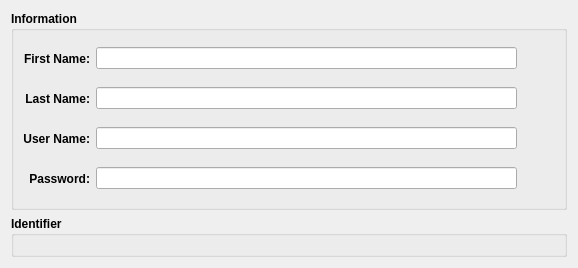
<?xml version="1.0" encoding="UTF-8"?>
<ui version="4.0">
 <class>PersonEdit</class>
 <widget class="QWidget" name="PersonEdit">
  <property name="geometry">
   <rect>
    <x>0</x>
    <y>0</y>
    <width>578</width>
    <height>268</height>
   </rect>
  </property>
  <property name="windowTitle">
   <string>Form</string>
  </property>
  <layout class="QVBoxLayout" name="verticalLayout">
   <item>
    <widget class="QGroupBox" name="infoGroupBox">
     <property name="sizePolicy">
      <sizepolicy hsizetype="MinimumExpanding" vsizetype="MinimumExpanding">
       <horstretch>0</horstretch>
       <verstretch>0</verstretch>
      </sizepolicy>
     </property>
     <property name="font">
      <font>
       <pointsize>9</pointsize>
       <bold>true</bold>
      </font>
     </property>
     <property name="title">
      <string>Information</string>
     </property>
     <layout class="QGridLayout" name="infoLayout">
      <item row="1" column="0">
       <widget class="QLabel" name="lastNameLabel">
        <property name="font">
         <font>
          <pointsize>9</pointsize>
          <bold>true</bold>
         </font>
        </property>
        <property name="text">
         <string>Last Name:</string>
        </property>
        <property name="alignment">
         <set>Qt::AlignmentFlag::AlignRight|Qt::AlignmentFlag::AlignTrailing|Qt::AlignmentFlag::AlignVCenter</set>
        </property>
       </widget>
      </item>
      <item row="3" column="0">
       <widget class="QLabel" name="passwordLabel">
        <property name="text">
         <string>Password:</string>
        </property>
        <property name="alignment">
         <set>Qt::AlignmentFlag::AlignRight|Qt::AlignmentFlag::AlignTrailing|Qt::AlignmentFlag::AlignVCenter</set>
        </property>
       </widget>
      </item>
      <item row="2" column="2">
       <widget class="QToolButton" name="userNameResetButton">
        <property name="toolTip">
         <string>Reset User Name</string>
        </property>
        <property name="text">
         <string/>
        </property>
        <property name="icon">
         <iconset resource="../../resources/main.qrc">
          <normaloff>:/root/dialogs/reset.ico</normaloff>:/root/dialogs/reset.ico</iconset>
        </property>
        <property name="iconSize">
         <size>
          <width>24</width>
          <height>24</height>
         </size>
        </property>
        <property name="autoRaise">
         <bool>true</bool>
        </property>
       </widget>
      </item>
      <item row="2" column="0">
       <widget class="QLabel" name="userNameLabel">
        <property name="font">
         <font>
          <pointsize>9</pointsize>
          <bold>true</bold>
         </font>
        </property>
        <property name="text">
         <string>User Name:</string>
        </property>
        <property name="alignment">
         <set>Qt::AlignmentFlag::AlignRight|Qt::AlignmentFlag::AlignTrailing|Qt::AlignmentFlag::AlignVCenter</set>
        </property>
       </widget>
      </item>
      <item row="1" column="2">
       <widget class="QToolButton" name="lastNameResetButton">
        <property name="toolTip">
         <string>Reset Last Name</string>
        </property>
        <property name="text">
         <string/>
        </property>
        <property name="icon">
         <iconset resource="../../resources/main.qrc">
          <normaloff>:/root/dialogs/reset.ico</normaloff>:/root/dialogs/reset.ico</iconset>
        </property>
        <property name="iconSize">
         <size>
          <width>24</width>
          <height>24</height>
         </size>
        </property>
        <property name="autoRaise">
         <bool>true</bool>
        </property>
       </widget>
      </item>
      <item row="1" column="1">
       <widget class="QLineEdit" name="lastNameEdit">
        <property name="font">
         <font>
          <pointsize>9</pointsize>
          <bold>false</bold>
         </font>
        </property>
        <property name="clearButtonEnabled">
         <bool>true</bool>
        </property>
       </widget>
      </item>
      <item row="0" column="1">
       <widget class="QLineEdit" name="firstNameEdit">
        <property name="font">
         <font>
          <pointsize>9</pointsize>
          <bold>false</bold>
         </font>
        </property>
        <property name="clearButtonEnabled">
         <bool>true</bool>
        </property>
       </widget>
      </item>
      <item row="0" column="2">
       <widget class="QToolButton" name="firstNameResetButton">
        <property name="toolTip">
         <string>Reset First Name</string>
        </property>
        <property name="text">
         <string/>
        </property>
        <property name="icon">
         <iconset resource="../../resources/main.qrc">
          <normaloff>:/root/dialogs/reset.ico</normaloff>:/root/dialogs/reset.ico</iconset>
        </property>
        <property name="iconSize">
         <size>
          <width>24</width>
          <height>24</height>
         </size>
        </property>
        <property name="autoRaise">
         <bool>true</bool>
        </property>
       </widget>
      </item>
      <item row="2" column="1">
       <widget class="QLineEdit" name="userNameEdit">
        <property name="font">
         <font>
          <pointsize>9</pointsize>
          <bold>false</bold>
         </font>
        </property>
        <property name="clearButtonEnabled">
         <bool>true</bool>
        </property>
       </widget>
      </item>
      <item row="0" column="0">
       <widget class="QLabel" name="firstNameLabel">
        <property name="font">
         <font>
          <pointsize>9</pointsize>
          <bold>true</bold>
         </font>
        </property>
        <property name="text">
         <string>First Name:</string>
        </property>
        <property name="alignment">
         <set>Qt::AlignmentFlag::AlignRight|Qt::AlignmentFlag::AlignTrailing|Qt::AlignmentFlag::AlignVCenter</set>
        </property>
       </widget>
      </item>
      <item row="3" column="1">
       <widget class="QLineEdit" name="passwordEdit">
        <property name="font">
         <font>
          <pointsize>9</pointsize>
          <bold>false</bold>
         </font>
        </property>
        <property name="echoMode">
         <enum>QLineEdit::EchoMode::Password</enum>
        </property>
        <property name="clearButtonEnabled">
         <bool>true</bool>
        </property>
       </widget>
      </item>
      <item row="3" column="2">
       <widget class="QToolButton" name="showPasswordButton">
        <property name="toolTip">
         <string>Show Password</string>
        </property>
        <property name="text">
         <string/>
        </property>
        <property name="icon">
         <iconset resource="../../resources/main.qrc">
          <normaloff>:/root/dialogs/password-show.png</normaloff>:/root/dialogs/password-show.png</iconset>
        </property>
        <property name="iconSize">
         <size>
          <width>24</width>
          <height>24</height>
         </size>
        </property>
        <property name="checkable">
         <bool>true</bool>
        </property>
        <property name="autoRaise">
         <bool>true</bool>
        </property>
       </widget>
      </item>
     </layout>
    </widget>
   </item>
   <item>
    <widget class="QGroupBox" name="entityGroupBox">
     <property name="font">
      <font>
       <bold>true</bold>
      </font>
     </property>
     <property name="title">
      <string>Identifier</string>
     </property>
     <layout class="QGridLayout" name="gridLayout">
      <item row="0" column="0">
       <widget class="EntityEdit" name="entityEdit" native="true">
        <property name="sizePolicy">
         <sizepolicy hsizetype="Preferred" vsizetype="Preferred">
          <horstretch>0</horstretch>
          <verstretch>0</verstretch>
         </sizepolicy>
        </property>
        <property name="font">
         <font>
          <bold>false</bold>
         </font>
        </property>
       </widget>
      </item>
     </layout>
    </widget>
   </item>
  </layout>
 </widget>
 <customwidgets>
  <customwidget>
   <class>EntityEdit</class>
   <extends>QWidget</extends>
   <header location="global">include/widgets/entityedit.h</header>
   <container>1</container>
   <slots>
    <slot>identifierChanged(qint64)</slot>
   </slots>
  </customwidget>
 </customwidgets>
 <tabstops>
  <tabstop>firstNameEdit</tabstop>
  <tabstop>lastNameEdit</tabstop>
  <tabstop>userNameEdit</tabstop>
  <tabstop>passwordEdit</tabstop>
  <tabstop>firstNameResetButton</tabstop>
  <tabstop>lastNameResetButton</tabstop>
  <tabstop>userNameResetButton</tabstop>
  <tabstop>showPasswordButton</tabstop>
 </tabstops>
 <resources>
  <include location="../../resources/main.qrc"/>
 </resources>
 <connections>
  <connection>
   <sender>firstNameResetButton</sender>
   <signal>clicked()</signal>
   <receiver>PersonEdit</receiver>
   <slot>resetFirstName()</slot>
   <hints>
    <hint type="sourcelabel">
     <x>535</x>
     <y>59</y>
    </hint>
    <hint type="destinationlabel">
     <x>572</x>
     <y>6</y>
    </hint>
   </hints>
  </connection>
  <connection>
   <sender>lastNameResetButton</sender>
   <signal>clicked()</signal>
   <receiver>PersonEdit</receiver>
   <slot>resetLastName()</slot>
   <hints>
    <hint type="sourcelabel">
     <x>547</x>
     <y>97</y>
    </hint>
    <hint type="destinationlabel">
     <x>572</x>
     <y>97</y>
    </hint>
   </hints>
  </connection>
  <connection>
   <sender>userNameResetButton</sender>
   <signal>clicked()</signal>
   <receiver>PersonEdit</receiver>
   <slot>resetUserName()</slot>
   <hints>
    <hint type="sourcelabel">
     <x>540</x>
     <y>136</y>
    </hint>
    <hint type="destinationlabel">
     <x>573</x>
     <y>150</y>
    </hint>
   </hints>
  </connection>
  <connection>
   <sender>showPasswordButton</sender>
   <signal>toggled(bool)</signal>
   <receiver>PersonEdit</receiver>
   <slot>toggleShowPassword(bool)</slot>
   <hints>
    <hint type="sourcelabel">
     <x>541</x>
     <y>171</y>
    </hint>
    <hint type="destinationlabel">
     <x>571</x>
     <y>203</y>
    </hint>
   </hints>
  </connection>
 </connections>
 <slots>
  <slot>resetFirstName()</slot>
  <slot>resetLastName()</slot>
  <slot>resetUserName()</slot>
  <slot>toggleShowPassword(bool)</slot>
  <slot>firstNameChanged(QString)</slot>
  <slot>lastNameChanged(QString)</slot>
  <slot>userNameChanged(QString)</slot>
  <slot>passwordChanged(QString)</slot>
  <slot>identifierChanged(qint64)</slot>
 </slots>
</ui>
